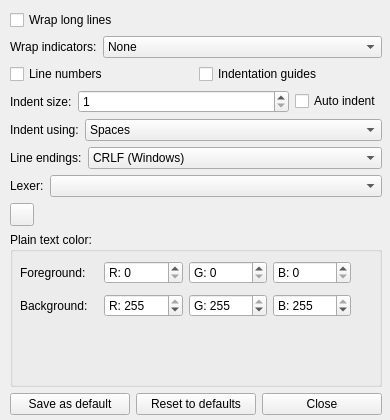
<ui version="4.0" >
 <class>frmTextDisplay</class>
 <widget class="QWidget" name="frmTextDisplay" >
  <property name="geometry" >
   <rect>
    <x>0</x>
    <y>0</y>
    <width>390</width>
    <height>420</height>
   </rect>
  </property>
  <property name="windowTitle" >
   <string>Text Display - QSciTE</string>
  </property>
  <widget class="QWidget" name="layoutWidget" >
   <property name="geometry" >
    <rect>
     <x>10</x>
     <y>10</y>
     <width>372</width>
     <height>405</height>
    </rect>
   </property>
   <layout class="QVBoxLayout" >
    <item>
     <widget class="QCheckBox" name="cbWrapMode" >
      <property name="text" >
       <string>Wrap long lines</string>
      </property>
     </widget>
    </item>
    <item>
     <layout class="QHBoxLayout" >
      <item>
       <widget class="QLabel" name="lblWrapMarkers" >
        <property name="text" >
         <string>Wrap indicators:</string>
        </property>
        <property name="buddy" >
         <cstring>cbxWrapMarkers</cstring>
        </property>
       </widget>
      </item>
      <item>
       <widget class="QComboBox" name="cbxWrapMarkers" >
        <property name="sizePolicy" >
         <sizepolicy vsizetype="Fixed" hsizetype="MinimumExpanding" >
          <horstretch>0</horstretch>
          <verstretch>0</verstretch>
         </sizepolicy>
        </property>
        <item>
         <property name="text" >
          <string>None</string>
         </property>
        </item>
        <item>
         <property name="text" >
          <string>Near text</string>
         </property>
        </item>
        <item>
         <property name="text" >
          <string>Near border</string>
         </property>
        </item>
       </widget>
      </item>
     </layout>
    </item>
    <item>
     <layout class="QHBoxLayout" >
      <item>
       <widget class="QCheckBox" name="cbLineNos" >
        <property name="text" >
         <string>Line numbers</string>
        </property>
       </widget>
      </item>
      <item>
       <widget class="QCheckBox" name="cbIndentGuides" >
        <property name="text" >
         <string>Indentation guides</string>
        </property>
       </widget>
      </item>
     </layout>
    </item>
    <item>
     <layout class="QHBoxLayout" >
      <item>
       <widget class="QLabel" name="lblIndentSize" >
        <property name="text" >
         <string>Indent size:</string>
        </property>
        <property name="buddy" >
         <cstring>sbIndentSize</cstring>
        </property>
       </widget>
      </item>
      <item>
       <widget class="QSpinBox" name="sbIndentSize" >
        <property name="sizePolicy" >
         <sizepolicy vsizetype="Fixed" hsizetype="MinimumExpanding" >
          <horstretch>0</horstretch>
          <verstretch>0</verstretch>
         </sizepolicy>
        </property>
        <property name="minimum" >
         <number>1</number>
        </property>
       </widget>
      </item>
      <item>
       <widget class="QCheckBox" name="cbAutoIndent" >
        <property name="text" >
         <string>Auto indent</string>
        </property>
       </widget>
      </item>
     </layout>
    </item>
    <item>
     <layout class="QHBoxLayout" >
      <item>
       <widget class="QLabel" name="lblUseTabs" >
        <property name="text" >
         <string>Indent using:</string>
        </property>
        <property name="buddy" >
         <cstring>cbxUseTabs</cstring>
        </property>
       </widget>
      </item>
      <item>
       <widget class="QComboBox" name="cbxUseTabs" >
        <property name="sizePolicy" >
         <sizepolicy vsizetype="Fixed" hsizetype="MinimumExpanding" >
          <horstretch>0</horstretch>
          <verstretch>0</verstretch>
         </sizepolicy>
        </property>
        <item>
         <property name="text" >
          <string>Spaces</string>
         </property>
        </item>
        <item>
         <property name="text" >
          <string>Tabs</string>
         </property>
        </item>
       </widget>
      </item>
     </layout>
    </item>
    <item>
     <layout class="QHBoxLayout" >
      <item>
       <widget class="QLabel" name="lblLineEndings" >
        <property name="text" >
         <string>Line endings:</string>
        </property>
       </widget>
      </item>
      <item>
       <widget class="QComboBox" name="cbxEOLMode" >
        <property name="sizePolicy" >
         <sizepolicy vsizetype="Fixed" hsizetype="MinimumExpanding" >
          <horstretch>0</horstretch>
          <verstretch>0</verstretch>
         </sizepolicy>
        </property>
        <item>
         <property name="text" >
          <string>CRLF (Windows)</string>
         </property>
        </item>
        <item>
         <property name="text" >
          <string>CR (Mac OS Classic)</string>
         </property>
        </item>
        <item>
         <property name="text" >
          <string>LF (Unix)</string>
         </property>
        </item>
       </widget>
      </item>
     </layout>
    </item>
    <item>
     <layout class="QHBoxLayout" >
      <item>
       <widget class="QLabel" name="lblLexer" >
        <property name="text" >
         <string>Lexer:</string>
        </property>
       </widget>
      </item>
      <item>
       <widget class="QComboBox" name="cbxLexer" >
        <property name="sizePolicy" >
         <sizepolicy vsizetype="Fixed" hsizetype="MinimumExpanding" >
          <horstretch>0</horstretch>
          <verstretch>0</verstretch>
         </sizepolicy>
        </property>
       </widget>
      </item>
     </layout>
    </item>
    <item>
     <widget class="QToolButton" name="btnFont" >
      <property name="toolButtonStyle" >
       <enum>Qt::ToolButtonTextBesideIcon</enum>
      </property>
     </widget>
    </item>
    <item>
     <widget class="QGroupBox" name="gbColor" >
      <property name="sizePolicy" >
       <sizepolicy vsizetype="MinimumExpanding" hsizetype="Preferred" >
        <horstretch>0</horstretch>
        <verstretch>0</verstretch>
       </sizepolicy>
      </property>
      <property name="minimumSize" >
       <size>
        <width>0</width>
        <height>96</height>
       </size>
      </property>
      <property name="title" >
       <string>Plain text color:</string>
      </property>
      <widget class="QWidget" name="layoutWidget_5" >
       <property name="geometry" >
        <rect>
         <x>10</x>
         <y>25</y>
         <width>341</width>
         <height>66</height>
        </rect>
       </property>
       <layout class="QGridLayout" >
        <property name="rightMargin" >
         <number>10</number>
        </property>
        <item row="0" column="0" >
         <widget class="QLabel" name="lblFore" >
          <property name="text" >
           <string>Foreground:</string>
          </property>
         </widget>
        </item>
        <item row="0" column="1" >
         <widget class="QSpinBox" name="sbFgR" >
          <property name="buttonSymbols" >
           <enum>QAbstractSpinBox::UpDownArrows</enum>
          </property>
          <property name="prefix" >
           <string>R: </string>
          </property>
          <property name="maximum" >
           <number>255</number>
          </property>
         </widget>
        </item>
        <item row="0" column="2" >
         <widget class="QSpinBox" name="sbFgG" >
          <property name="buttonSymbols" >
           <enum>QAbstractSpinBox::UpDownArrows</enum>
          </property>
          <property name="prefix" >
           <string>G: </string>
          </property>
          <property name="maximum" >
           <number>255</number>
          </property>
         </widget>
        </item>
        <item row="0" column="3" >
         <widget class="QSpinBox" name="sbFgB" >
          <property name="buttonSymbols" >
           <enum>QAbstractSpinBox::UpDownArrows</enum>
          </property>
          <property name="prefix" >
           <string>B: </string>
          </property>
          <property name="maximum" >
           <number>255</number>
          </property>
         </widget>
        </item>
        <item row="1" column="0" >
         <widget class="QLabel" name="lblBack" >
          <property name="text" >
           <string>Background:</string>
          </property>
         </widget>
        </item>
        <item row="1" column="1" >
         <widget class="QSpinBox" name="sbBgR" >
          <property name="buttonSymbols" >
           <enum>QAbstractSpinBox::UpDownArrows</enum>
          </property>
          <property name="prefix" >
           <string>R: </string>
          </property>
          <property name="maximum" >
           <number>255</number>
          </property>
          <property name="value" >
           <number>255</number>
          </property>
         </widget>
        </item>
        <item row="1" column="2" >
         <widget class="QSpinBox" name="sbBgG" >
          <property name="buttonSymbols" >
           <enum>QAbstractSpinBox::UpDownArrows</enum>
          </property>
          <property name="prefix" >
           <string>G: </string>
          </property>
          <property name="maximum" >
           <number>255</number>
          </property>
          <property name="value" >
           <number>255</number>
          </property>
         </widget>
        </item>
        <item row="1" column="3" >
         <widget class="QSpinBox" name="sbBgB" >
          <property name="buttonSymbols" >
           <enum>QAbstractSpinBox::UpDownArrows</enum>
          </property>
          <property name="prefix" >
           <string>B: </string>
          </property>
          <property name="maximum" >
           <number>255</number>
          </property>
          <property name="value" >
           <number>255</number>
          </property>
         </widget>
        </item>
       </layout>
      </widget>
     </widget>
    </item>
    <item>
     <layout class="QHBoxLayout" >
      <item>
       <widget class="QPushButton" name="btnSaveSettings" >
        <property name="text" >
         <string>Save as default</string>
        </property>
       </widget>
      </item>
      <item>
       <widget class="QPushButton" name="btnReset" >
        <property name="text" >
         <string>Reset to defaults</string>
        </property>
       </widget>
      </item>
      <item>
       <widget class="QPushButton" name="btnClose" >
        <property name="text" >
         <string>Close</string>
        </property>
       </widget>
      </item>
     </layout>
    </item>
   </layout>
  </widget>
 </widget>
 <resources/>
 <connections>
  <connection>
   <sender>btnClose</sender>
   <signal>clicked()</signal>
   <receiver>frmTextDisplay</receiver>
   <slot>close()</slot>
   <hints>
    <hint type="sourcelabel" >
     <x>371</x>
     <y>392</y>
    </hint>
    <hint type="destinationlabel" >
     <x>437</x>
     <y>352</y>
    </hint>
   </hints>
  </connection>
 </connections>
</ui>
